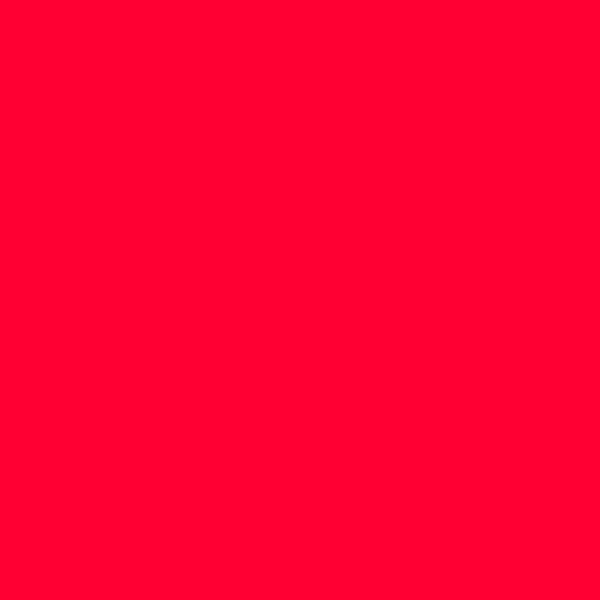
Frame 1 (no input)
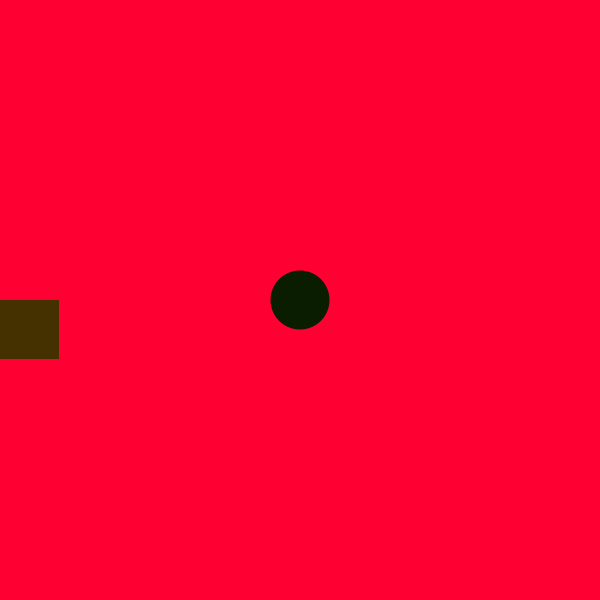
Frame 60 (the mouse pressed at the canvas centre just before this capture)
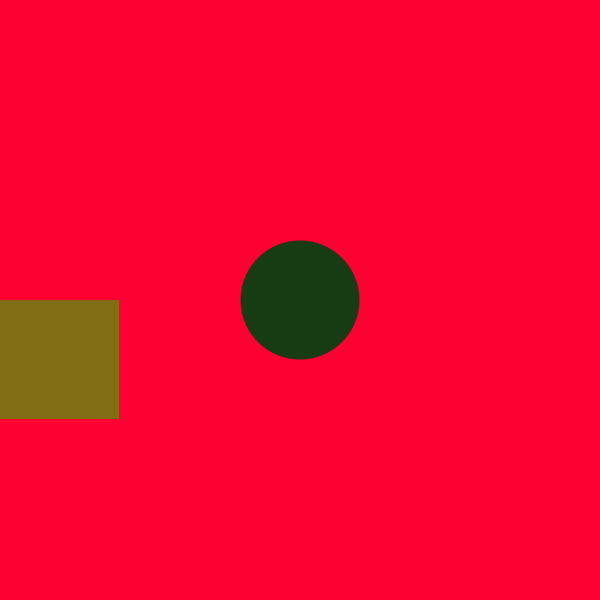
Frame 120 (the mouse held since frame 60 and released just before this capture)

The Processing sketch that drew these frames (run headless with seeded random() and noise(); from frame 60 on, the mouse is pressed at the canvas centre):

// Processing sketch: processing_52386
// ── processing_52386.pde

int circleX = 0;
int circleY = 0;
int sqX = 0;
int sqY = 0;

void setup(){
  size (600,600); 
  background(255,0,51);
  ellipseMode (CENTER);
}

void draw (){
  noStroke();
  fill (circleX/5, circleY/2, circleX-100);
  ellipse (width/2, height/2, circleX, circleY);
  if (circleX>900){
    circleX=0;
  }
 if (circleY>900){
    circleY=0;
  }
  noStroke();
  fill (sqX+10, sqY-10, circleX-100);
  rect (0, height/2, sqX, sqY);
  if (sqX >600){
    sqX=0;
  }
circleX = circleX+1;
circleY = circleY+1;
sqX = sqX+1;
sqY = sqY+1;
}
  
